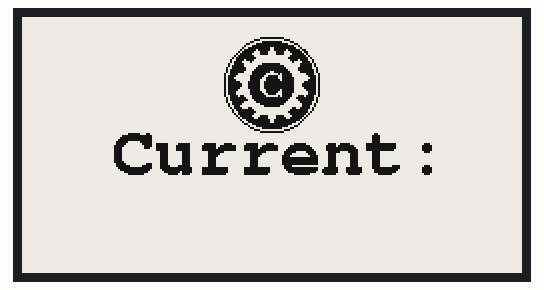
Bench run of a sketch on a simulated ESP32. Parts: 250×128 one-colour display. WiFi joins after 1.5 s; servers stay silent unless stated; uploads are accepted with an empty reply; storage starts empty; what the sketch prints to the serial monitor is not drawn.

Above: at 3.6 s.

The sketch:

dfrobot_esp32_ticker.ino
```cpp
#include <GxEPD.h>
#include "SD.h"
#include "SPI.h"


#include <WiFi.h>
#include <HTTPClient.h>
#include <esp_wpa2.h> //wpa2 library for connections to Enterprise networks
#include <esp_wifi.h>
#include "ArduinoJson.h"
#include "time.h"
#include "mkrLogo.h"

//MJYCU39KCJ55PEYF

const char* root_ca= \
"-----BEGIN CERTIFICATE-----\n" \
"MIIDSjCCAjKgAwIBAgIQRK+wgNajJ7qJMDmGLvhAazANBgkqhkiG9w0BAQUFADA/\n" \
"MSQwIgYDVQQKExtEaWdpdGFsIFNpZ25hdHVyZSBUcnVzdCBDby4xFzAVBgNVBAMT\n" \
"DkRTVCBSb290IENBIFgzMB4XDTAwMDkzMDIxMTIxOVoXDTIxMDkzMDE0MDExNVow\n" \
"PzEkMCIGA1UEChMbRGlnaXRhbCBTaWduYXR1cmUgVHJ1c3QgQ28uMRcwFQYDVQQD\n" \
"Ew5EU1QgUm9vdCBDQSBYMzCCASIwDQYJKoZIhvcNAQEBBQADggEPADCCAQoCggEB\n" \
"AN+v6ZdQCINXtMxiZfaQguzH0yxrMMpb7NnDfcdAwRgUi+DoM3ZJKuM/IUmTrE4O\n" \
"rz5Iy2Xu/NMhD2XSKtkyj4zl93ewEnu1lcCJo6m67XMuegwGMoOifooUMM0RoOEq\n" \
"OLl5CjH9UL2AZd+3UWODyOKIYepLYYHsUmu5ouJLGiifSKOeDNoJjj4XLh7dIN9b\n" \
"xiqKqy69cK3FCxolkHRyxXtqqzTWMIn/5WgTe1QLyNau7Fqckh49ZLOMxt+/yUFw\n" \
"7BZy1SbsOFU5Q9D8/RhcQPGX69Wam40dutolucbY38EVAjqr2m7xPi71XAicPNaD\n" \
"aeQQmxkqtilX4+U9m5/wAl0CAwEAAaNCMEAwDwYDVR0TAQH/BAUwAwEB/zAOBgNV\n" \
"HQ8BAf8EBAMCAQYwHQYDVR0OBBYEFMSnsaR7LHH62+FLkHX/xBVghYkQMA0GCSqG\n" \
"SIb3DQEBBQUAA4IBAQCjGiybFwBcqR7uKGY3Or+Dxz9LwwmglSBd49lZRNI+DT69\n" \
"ikugdB/OEIKcdBodfpga3csTS7MgROSR6cz8faXbauX+5v3gTt23ADq1cEmv8uXr\n" \
"AvHRAosZy5Q6XkjEGB5YGV8eAlrwDPGxrancWYaLbumR9YbK+rlmM6pZW87ipxZz\n" \
"R8srzJmwN0jP41ZL9c8PDHIyh8bwRLtTcm1D9SZImlJnt1ir/md2cXjbDaJWFBM5\n" \
"JDGFoqgCWjBH4d1QB7wCCZAA62RjYJsWvIjJEubSfZGL+T0yjWW06XyxV3bqxbYo\n" \
"Ob8VZRzI9neWagqNdwvYkQsEjgfbKbYK7p2CNTUQ\n" \
"-----END CERTIFICATE-----";

const char* ssid       = "CarletonGuests";//wlan information

const char* ntpServer = "ntp.ntsc.ac.cn";//local ntp server
const uint32_t  gmtOffset_sec = 8*3600;  //GMT+08:00
const uint16_t   daylightOffset_sec = 0;


//Since there are multiple versions of the screen, if there is a flower screen after downloading the program, please test the following four header files again!
#include <GxDEPG0213BN/GxDEPG0213BN.h>
//#include <GxGDE0213B1/GxGDE0213B1.h>      // 2.13" b/w
//#include <GxGDEH0213B72/GxGDEH0213B72.h>  // 2.13" b/w new panel
//#include <GxGDEH0213B73/GxGDEH0213B73.h>  // 2.13" b/w newer panel


#include <Fonts/FreeMonoBold18pt7b.h>


#include <GxIO/GxIO_SPI/GxIO_SPI.h>
#include <GxIO/GxIO.h>

#define SPI_MOSI 23
#define SPI_MISO -1
#define SPI_CLK 18

#define ELINK_SS 5
#define ELINK_BUSY 4
#define ELINK_RESET 16
#define ELINK_DC 17

#define SDCARD_SS 13
#define SDCARD_CLK 14
#define SDCARD_MOSI 15
#define SDCARD_MISO 2

#define BUTTON_PIN 39

typedef enum
{
    RIGHT_ALIGNMENT = 0,
    LEFT_ALIGNMENT,
    CENTER_ALIGNMENT,
} Text_alignment;


GxIO_Class io(SPI, /*CS=5*/ ELINK_SS, /*DC=*/ ELINK_DC, /*RST=*/ ELINK_RESET);
GxEPD_Class display(io, /*RST=*/ ELINK_RESET, /*BUSY=*/ ELINK_BUSY);

SPIClass sdSPI(VSPI);

const uint8_t Whiteboard[1700] = {0x00};

uint16_t Year = 0 , Month = 0 , Day = 0 , Hour = 0 , Minute = 0 , Second = 0;
char Date[]={"2000/01/01"};
char Time[]={"00:00:00"};
bool sdOK = false;

void displayText(const String &str, uint16_t y, uint8_t alignment)
{
  int16_t x = 0;
  int16_t x1, y1;
  uint16_t w, h;
  display.setCursor(x, y);
  display.getTextBounds(str, x, y, &x1, &y1, &w, &h);

  switch (alignment)
  {
  case RIGHT_ALIGNMENT:
    display.setCursor(display.width() - w - x1, y);
    break;
  case LEFT_ALIGNMENT:
    display.setCursor(0, y);
    break;
  case CENTER_ALIGNMENT:
    display.setCursor(display.width() / 2 - ((w + x1) / 2), y);
    break;
  default:
    break;
  }
  display.println(str);
}

void getTimeFromNTP()
{
  configTime(gmtOffset_sec, daylightOffset_sec, ntpServer);
  struct tm timeinfo;
  if(!getLocalTime(&timeinfo)){
    Serial.println("Failed to obtain time");
    return;
  }

  Date[2] = (timeinfo.tm_year - 100) / 10 % 10 + '0';
  Date[3] = (timeinfo.tm_year - 100) % 10 + '0';
  Date[5] = (timeinfo.tm_mon + 1) / 10 % 10 + '0';
  Date[6] = (timeinfo.tm_mon + 1) % 10 + '0';
  Date[8] = timeinfo.tm_mday / 10 % 10 + '0';
  Date[9] = timeinfo.tm_mday % 10 + '0';

  Time[0] = timeinfo.tm_hour / 10 % 10 + '0';
  Time[1] = timeinfo.tm_hour % 10 + '0';
  Time[3] = timeinfo.tm_min / 10 % 10 + '0';
  Time[4] = timeinfo.tm_min % 10 + '0';
  Time[6] = timeinfo.tm_sec / 10 % 10 + '0';
  Time[7] = timeinfo.tm_sec % 10 + '0';

  Serial.println(Date);
  Serial.println(Time);
  Serial.println(" ");
}

void setup()
{
  Serial.begin(115200);
  Serial.println();
  Serial.println("setup");

  Serial.print("ESP Board MAC Address:  ");
  Serial.println(WiFi.macAddress());

  Serial.printf("Connecting to %s ", ssid);
  WiFi.begin(ssid);

  while (WiFi.status() != WL_CONNECTED) {
    delay(500);
    Serial.print(".");
  }
  Serial.println(" CONNECTED");

  SPI.begin(SPI_CLK, SPI_MISO, SPI_MOSI, ELINK_SS);
  display.init(); // enable diagnostic output on Serial

  display.setRotation(1);
  display.fillScreen(GxEPD_WHITE);
  display.setTextColor(GxEPD_BLACK);
  display.setFont(&FreeMonoBold18pt7b);
  display.setCursor(0, 0);

  sdSPI.begin(SDCARD_CLK, SDCARD_MISO, SDCARD_MOSI, SDCARD_SS);

  if (!SD.begin(SDCARD_SS, sdSPI)) {
    sdOK = false;
  } else {
    sdOK = true;
  }

  display.fillScreen(GxEPD_WHITE);
  display.drawBitmap(mkrLogo, (display.width() - LOGO_WIDTH) / 2, 10,  LOGO_WIDTH, LOGO_HEIGHT, GxEPD_BLACK);
  displayText(String("Current:"), 30 + LOGO_HEIGHT, CENTER_ALIGNMENT);
  display.update();
}

int count = 1;

void loop()
{
//  getTimeFromNTP();
//  displayText(String(Date), 60, CENTER_ALIGNMENT);
//  displayText(String(Time), 90, CENTER_ALIGNMENT);
//  display.updateWindow(22, 30,  222,  90, true);
//  display.drawBitmap(Whiteboard, 22, 31,  208, 60, GxEPD_BLACK);
  if (WiFi.status() == WL_CONNECTED) { //Check WiFi connection status

    if ((WiFi.status() == WL_CONNECTED)) { //Check the current connection status

    HTTPClient http;

    http.begin("https://financialmodelingprep.com/api/v3/quote-short/GME?apikey=a2d72d45dbc055fbbff539492206bc5a", root_ca); //Specify the URL and certificate
    int httpCode = http.GET();                                                  //Make the request

    if (httpCode > 0) { //Check for the returning code

        String res = http.getString();

        Serial.println(res);

        StaticJsonDocument<300> doc;                         //Memory pool
        DeserializationError err = deserializeJson(doc,res); //Parse message

        if (err) {   //Check for errors in parsing

          Serial.println("Parsing failed");
          return;

        }
//        displayText(String("Current:"), 60, CENTER_ALIGNMENT);
//        displayText(doc[0]["price"].as<String>(), 90, CENTER_ALIGNMENT);
//        display.updateWindow(22, 30,  222,  90, true);
//        display.drawBitmap(Whiteboard, 22, 31,  208, 60, GxEPD_BLACK);

        display.fillScreen(GxEPD_WHITE);
        display.drawBitmap(mkrLogo, (display.width() - LOGO_WIDTH) / 2, 10,  LOGO_WIDTH, LOGO_HEIGHT, GxEPD_BLACK);
        displayText(String("Current:"), 30 + LOGO_HEIGHT, CENTER_ALIGNMENT);
        displayText(doc[0]["price"].as<String>(), 60 + LOGO_HEIGHT, CENTER_ALIGNMENT);
        display.update();
      }

    else {
      Serial.println("Error on HTTP request");
    }

    http.end(); //Free the resources

  }

//  displayText(String(count++), 60 + LOGO_HEIGHT, CENTER_ALIGNMENT);
//  display.updateWindow(20, 60 + LOGO_HEIGHT,  250,  45, true);
//  display.drawBitmap(Whiteboard, 20, 60 + LOGO_HEIGHT,  250, 45, GxEPD_BLACK);
//  Serial.println(count);
  delay(300000);

  }
}
```

Source omitted: mkrLogo.h (data table, 1874 bytes)
